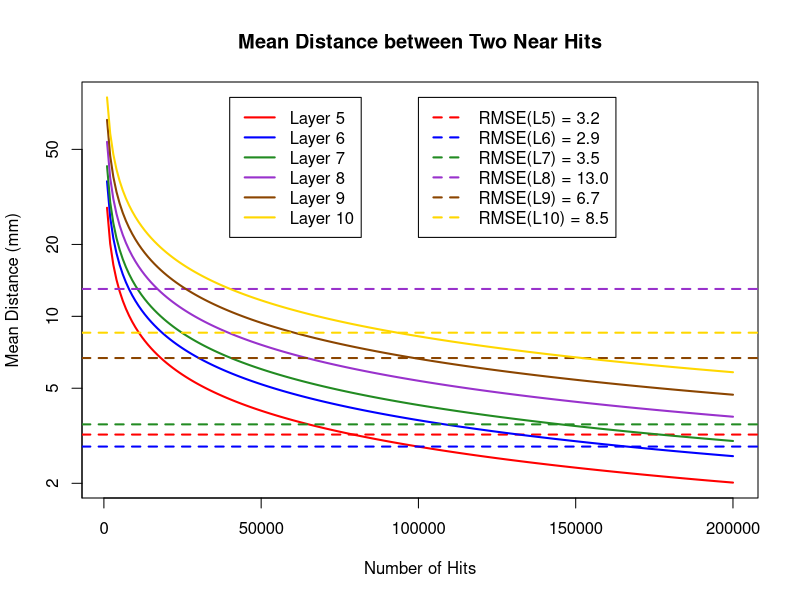

Write the R code that produced this figure.
#################

output_folder = "figures/application_2020_05_17/mean_dist_HH_20200519"
output_name   = "mean_dist_HH"

area_per_layer <- c(811035.3, 1350445.6, 1809037.9,
		    2888430.6, 4415044.8, 6808761.2)

rmse <- c(3.20, 2.85, 3.53,
	  13.02, 6.69, 8.54)

n_hits <- seq(1000, 200000, 1000)

dist.colors <- c("red", "blue", "forestgreen",
		 "darkorchid", "darkorange4", "gold")
dist.legend <- c("Layer 5", "Layer 6", "Layer 7",
		 "Layer 8", "Layer 9", "Layer 10")

rmse.colors <- c("red", "blue", "forestgreen",
		 "darkorchid", "darkorange4", "gold")
rmse.legend <- c("RMSE(L5) = 3.2", "RMSE(L6) = 2.9", "RMSE(L7) = 3.5",
		 "RMSE(L8) = 13.0", "RMSE(L9) = 6.7", "RMSE(L10) = 8.5")

dist_hh <- data.frame()

cat("* Layer: ")
for( a in 1:length(area_per_layer) ){
	cat(a+4, "...")
	for( n in 1:length(n_hits) ){
		dist_hh[n,a] <- sqrt( area_per_layer[a] / n_hits[n] )
	}
}
cat("\n")

output_file_name <- paste( output_folder, "/", output_name, ".png", sep="" )
png(output_file_name, units="px", width=1600, height=1600, res=250)
for( a in 1:length(area_per_layer) ){
	if( a == 1 ){
		plot( n_hits, dist_hh[,1],
	       	      log = "y", type = "l",
		      xlim = c(min(n_hits), max(n_hits)),
		      ylim = c(min(dist_hh), max(dist_hh)),
		      xlab = "Number of Hits", 
		      ylab = "Mean Distance (mm)",
		      main = "Mean Distance between Two Near Hits",
		      col = dist.colors[a], lty = 1, lwd = 2 )
		abline( h=rmse[1], col = rmse.colors[1], lty = 2, lwd = 2 )
	}
	else{
		points( n_hits, dist_hh[,a],
		        log = "y", type = "l", col = dist.colors[a], lwd = 2 )
		abline( h=rmse[a], col = rmse.colors[a], lty = 2, lwd = 2 )
	}
} # for( a in 1:length(area_per_layer) )
legend( 0.2*max(n_hits), max(dist_hh), c(dist.legend),
        col = c(dist.colors), lty = c(1, 1, 1, 1, 1, 1), lwd = c(2, 2, 2, 2, 2, 2) )
legend( 0.5*max(n_hits), max(dist_hh), c(rmse.legend),
        col = c(rmse.colors), lty = c(2, 2, 2, 2, 2, 2), lwd = c(2, 2, 2, 2, 2, 2) )
dev.off()



